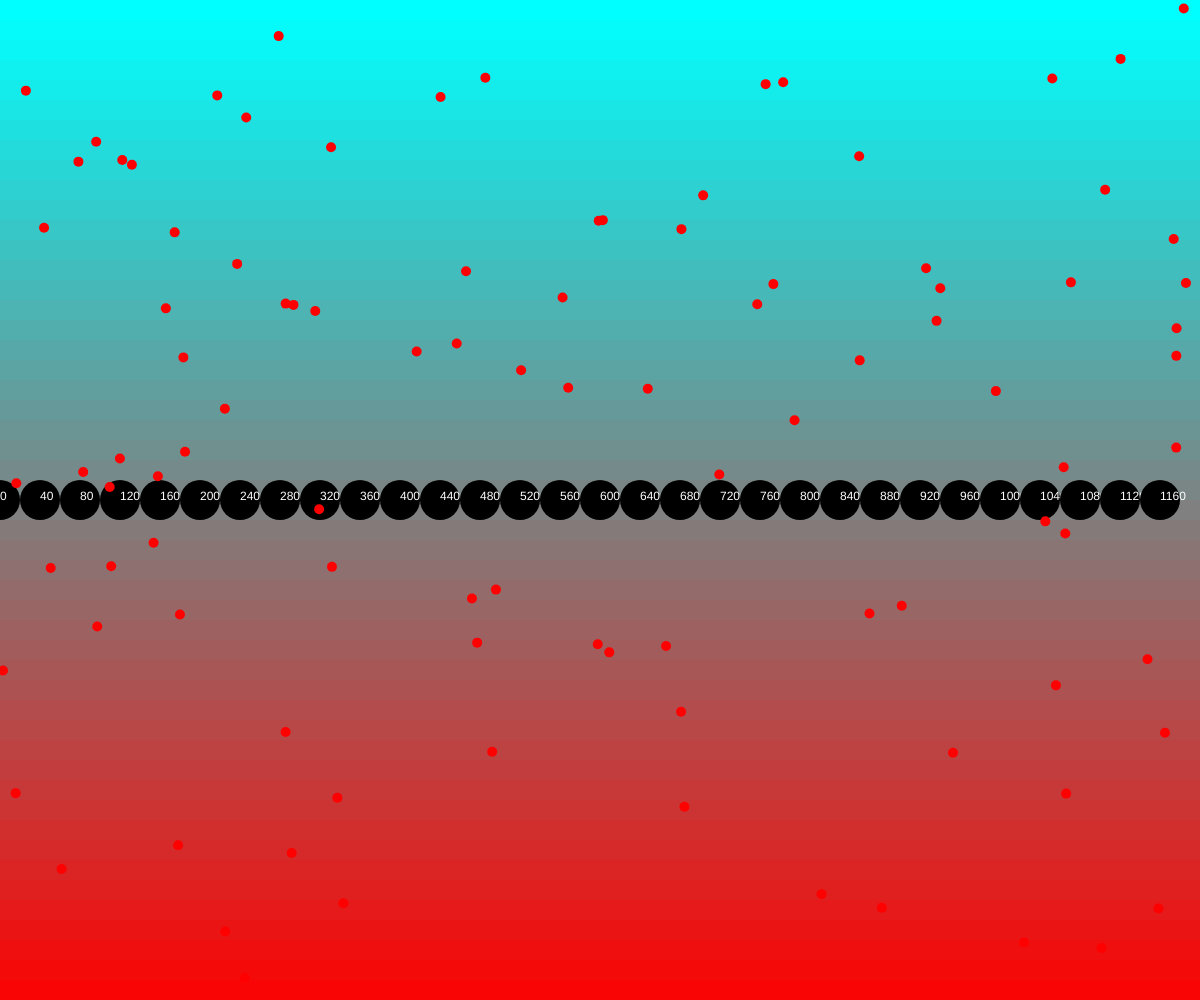
Frame 1 (no input)
Frame 60 (no input): identical to frame 1, image omitted
Frame 120 (the mouse pressed at the canvas centre since frame 60): identical to frame 1, image omitted

The p5.js sketch that drew this single still picture (run headless with seeded random() and noise() and a simulated clock; from frame 60 on, the mouse is pressed at the canvas centre):

// p5.js sketch
// ── sketch.js
// Drawing with Loops
// Mr. Scott
// Sept 19, 2024


function setup() {
  createCanvas(windowWidth, windowHeight);
  
}

function draw() {
  myBackground();
  myForeground();
  
  //this is where the screen actually draws the frame
}

function myBackground() {
  //use some loops to create gradient background
  // assuming height === 800
  // y:  800   700  600 ... 0  
  let rectHeight = 20;
  noStroke();
  for(let y = height; y >= 0; y -= rectHeight ){
    let value = map(y,0,height,0,255);
    fill(value,255-value,255-value);
    rect(0,y,width,rectHeight);
  }
}

function myForeground() {
  //draw some shapes using FOR / WHILE loops
  //var      //cond.      //modification of var
  //  x: 0 50  
  for (let x = 0; x < width; x += 40) {
    fill(0);
    circle(x, height / 2, 40);
    fill(255);
    text(x, x, height/2);
  }

  //create stars x100
  let starCount = 0;
  randomSeed(5);
  while(starCount < 100){
    fill(255,0,0);
    let x = random(0,width); 
    let y = random(0, height);
    circle(x,y,10);
    starCount++;
  }





}
